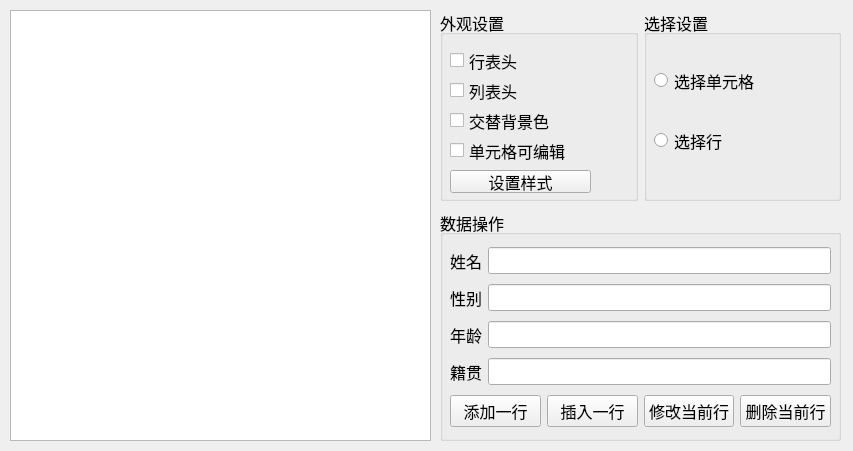
<?xml version="1.0" encoding="UTF-8"?>
<ui version="4.0">
 <class>Widget</class>
 <widget class="QWidget" name="Widget">
  <property name="geometry">
   <rect>
    <x>0</x>
    <y>0</y>
    <width>853</width>
    <height>451</height>
   </rect>
  </property>
  <property name="font">
   <font>
    <pointsize>12</pointsize>
   </font>
  </property>
  <property name="windowTitle">
   <string>Widget</string>
  </property>
  <widget class="QTableWidget" name="twStudent">
   <property name="geometry">
    <rect>
     <x>10</x>
     <y>10</y>
     <width>421</width>
     <height>431</height>
    </rect>
   </property>
  </widget>
  <widget class="QGroupBox" name="groupBox_3">
   <property name="geometry">
    <rect>
     <x>440</x>
     <y>210</y>
     <width>401</width>
     <height>231</height>
    </rect>
   </property>
   <property name="title">
    <string>数据操作</string>
   </property>
   <widget class="QWidget" name="layoutWidget">
    <property name="geometry">
     <rect>
      <x>10</x>
      <y>33</y>
      <width>381</width>
      <height>191</height>
     </rect>
    </property>
    <layout class="QVBoxLayout" name="verticalLayout">
     <item>
      <layout class="QHBoxLayout" name="horizontalLayout_2">
       <item>
        <widget class="QLabel" name="label">
         <property name="text">
          <string>姓名</string>
         </property>
        </widget>
       </item>
       <item>
        <widget class="QLineEdit" name="leName"/>
       </item>
      </layout>
     </item>
     <item>
      <layout class="QHBoxLayout" name="horizontalLayout_3">
       <item>
        <widget class="QLabel" name="label_2">
         <property name="text">
          <string>性别</string>
         </property>
        </widget>
       </item>
       <item>
        <widget class="QLineEdit" name="leGender"/>
       </item>
      </layout>
     </item>
     <item>
      <layout class="QHBoxLayout" name="horizontalLayout_4">
       <item>
        <widget class="QLabel" name="label_3">
         <property name="text">
          <string>年龄</string>
         </property>
        </widget>
       </item>
       <item>
        <widget class="QLineEdit" name="leAge"/>
       </item>
      </layout>
     </item>
     <item>
      <layout class="QHBoxLayout" name="horizontalLayout_5">
       <item>
        <widget class="QLabel" name="label_4">
         <property name="text">
          <string>籍贯</string>
         </property>
        </widget>
       </item>
       <item>
        <widget class="QLineEdit" name="leProvince"/>
       </item>
      </layout>
     </item>
     <item>
      <layout class="QHBoxLayout" name="horizontalLayout_6">
       <item>
        <widget class="QPushButton" name="btnAppend">
         <property name="text">
          <string>添加一行</string>
         </property>
        </widget>
       </item>
       <item>
        <widget class="QPushButton" name="btnInsert">
         <property name="text">
          <string>插入一行</string>
         </property>
        </widget>
       </item>
       <item>
        <widget class="QPushButton" name="btnModify">
         <property name="text">
          <string>修改当前行</string>
         </property>
        </widget>
       </item>
       <item>
        <widget class="QPushButton" name="btnDelete">
         <property name="text">
          <string>删除当前行</string>
         </property>
        </widget>
       </item>
      </layout>
     </item>
    </layout>
   </widget>
  </widget>
  <widget class="QWidget" name="layoutWidget">
   <property name="geometry">
    <rect>
     <x>440</x>
     <y>10</y>
     <width>401</width>
     <height>191</height>
    </rect>
   </property>
   <layout class="QHBoxLayout" name="horizontalLayout">
    <item>
     <widget class="QGroupBox" name="groupBox">
      <property name="title">
       <string>外观设置</string>
      </property>
      <widget class="QCheckBox" name="cboHHeader">
       <property name="geometry">
        <rect>
         <x>10</x>
         <y>40</y>
         <width>121</width>
         <height>21</height>
        </rect>
       </property>
       <property name="text">
        <string>行表头</string>
       </property>
      </widget>
      <widget class="QCheckBox" name="cboVHeader">
       <property name="geometry">
        <rect>
         <x>10</x>
         <y>70</y>
         <width>121</width>
         <height>21</height>
        </rect>
       </property>
       <property name="text">
        <string>列表头</string>
       </property>
      </widget>
      <widget class="QCheckBox" name="cboAlternate">
       <property name="geometry">
        <rect>
         <x>10</x>
         <y>100</y>
         <width>121</width>
         <height>21</height>
        </rect>
       </property>
       <property name="text">
        <string>交替背景色</string>
       </property>
      </widget>
      <widget class="QCheckBox" name="cboEditCell">
       <property name="geometry">
        <rect>
         <x>10</x>
         <y>130</y>
         <width>121</width>
         <height>21</height>
        </rect>
       </property>
       <property name="text">
        <string>单元格可编辑</string>
       </property>
      </widget>
      <widget class="QPushButton" name="btnStyleSheet">
       <property name="geometry">
        <rect>
         <x>10</x>
         <y>160</y>
         <width>141</width>
         <height>23</height>
        </rect>
       </property>
       <property name="text">
        <string>设置样式</string>
       </property>
      </widget>
     </widget>
    </item>
    <item>
     <widget class="QGroupBox" name="groupBox_2">
      <property name="title">
       <string>选择设置</string>
      </property>
      <widget class="QRadioButton" name="rbCell">
       <property name="geometry">
        <rect>
         <x>10</x>
         <y>60</y>
         <width>111</width>
         <height>21</height>
        </rect>
       </property>
       <property name="text">
        <string>选择单元格</string>
       </property>
      </widget>
      <widget class="QRadioButton" name="rbRow">
       <property name="geometry">
        <rect>
         <x>10</x>
         <y>120</y>
         <width>111</width>
         <height>21</height>
        </rect>
       </property>
       <property name="text">
        <string>选择行</string>
       </property>
      </widget>
     </widget>
    </item>
   </layout>
  </widget>
 </widget>
 <resources/>
 <connections/>
</ui>
